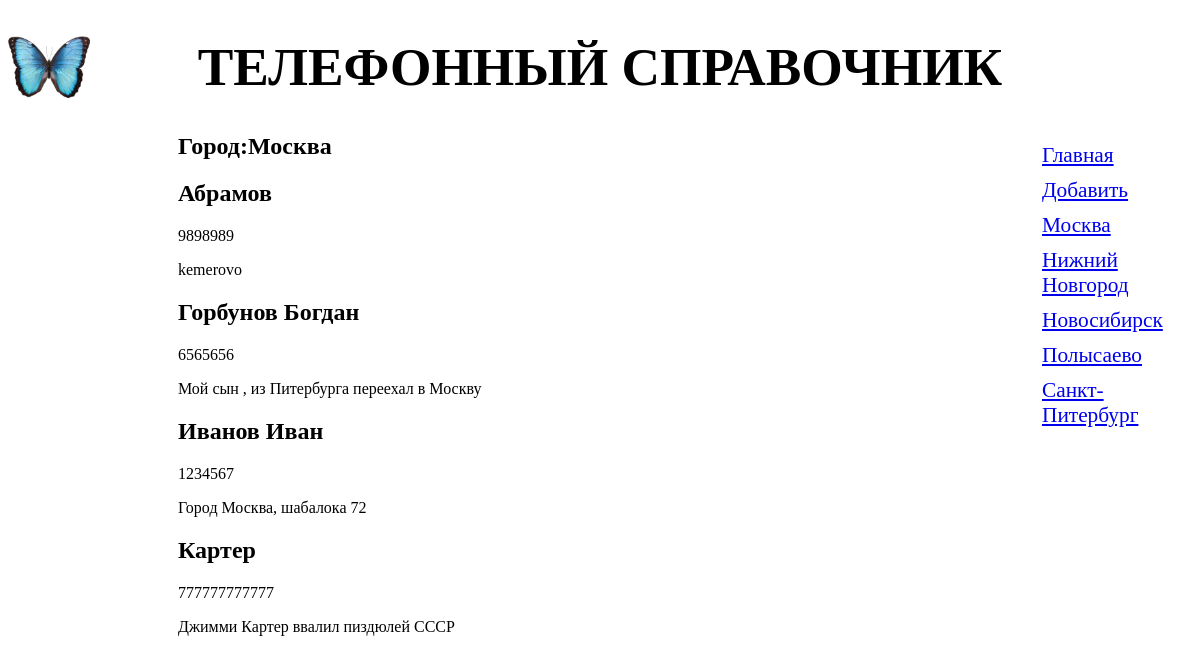
The page /telefon/4/ on the database its author committed.
### telefon/models.py (models this page shows, shortened)
class Rubric(models.Model):
    name = models.CharField(max_length=30, db_index=True,
                            verbose_name='Город')
    class Meta:
        verbose_name_plural = 'Города'
        verbose_name = 'Город'
        ordering = ['name']

class Tt(models.Model):
    family = models.CharField(max_length=50, db_index=True,verbose_name='Фамилия')
    content = models.TextField(null=True, blank=True,verbose_name='Карточка абонента')
    nomer = models.CharField(max_length=12, null=True, blank=True, verbose_name='Номер телефона')
    rubric = models.ForeignKey('Rubric', null=True,
                               on_delete=models.PROTECT,
                               verbose_name='Рубрика')
    class Meta:
        verbose_name_plural = 'Абоненты'
        verbose_name = 'Абонент'
        ordering = ['family']

### telefon/views.py (the view)
# urls.py: path('<int:rubric_id>/', by_rubric, name='by_rubric'),
def by_rubric(request, rubric_id):
    tts = Tt.objects.filter(rubric=rubric_id)
    rubrics = Rubric.objects.all()
    current_rubric = Rubric.objects.get(pk=rubric_id)
    context = {'tts':tts, 'rubrics':rubrics, 'current_rubric':current_rubric}
    return render(request, 'telefon/by_rubric.html',context)

### templates/telefon/by_rubric.html (shortened to what this page needs)
{% extends 'layout/basic.html' %}
{% block content %}
<h2>Город:{{ current_rubric.name }}</h2>
{% for tt in tts %}
    <div>
        <h2>{{ tt.family }}</h2>
        <p>{{ tt.nomer}}</p>
        <p>{{ tt.content }}</p>
    </div>
    {% endfor %}
{% endblock %}

### templates/layout/basic.html (shortened to what this page needs)
{% load static %}
<!DOCTYPE html>
<html lang="en">
<head>
    <link rel="stylesheet" type="text/css"
          href="{% static 'telefon/style.css' %}">
</head>
<body>
    <header>
            <h1>Телефонный справочник</h1>
    </header>
    <nav>
        <a href="{% url 'index' %}">Главная</a>
        <a href="{% url 'add' %}">Добавить</a>
        {% for rubric in rubrics %}
        <a href="{% url 'by_rubric' rubric.pk %}">
            {{ rubric.name }}</a>
        {% endfor %}
    </nav>
    <section>
        {% block content %}
        {% endblock %}
    </section>
</body>
</html>

### telefon/static/telefon/style.css (style rules this page uses)
header h1 { font-size: 40pt; text-transform: uppercase; text-align: center; background: url("bg.jpg") left / auto 100% no-repeat; }
nav { font-size: 16pt; width: 150px; float: right; }
nav a { display: block; margin: 10px 0px; }
section { margin-left: 170px; }

### rows shown on the page
Rubric: name "Москва"
Rubric: name "Нижний Новгород"
Rubric: name "Новосибирск"
Rubric: name "Полысаево"
Rubric: name "Санкт-Питербург"
Tt: family "Абрамов", nomer "9898989", content "kemerovo"
Tt: family "Горбунов Богдан", nomer "6565656", content "Мой сын , из Питербурга переехал в Москву"
Tt: family "Иванов Иван", nomer "1234567", content "Город Москва, шабалока 72"
Tt: family "Картер", nomer "777777777777", content "Джимми Картер ввалил пиздюлей СССР"
